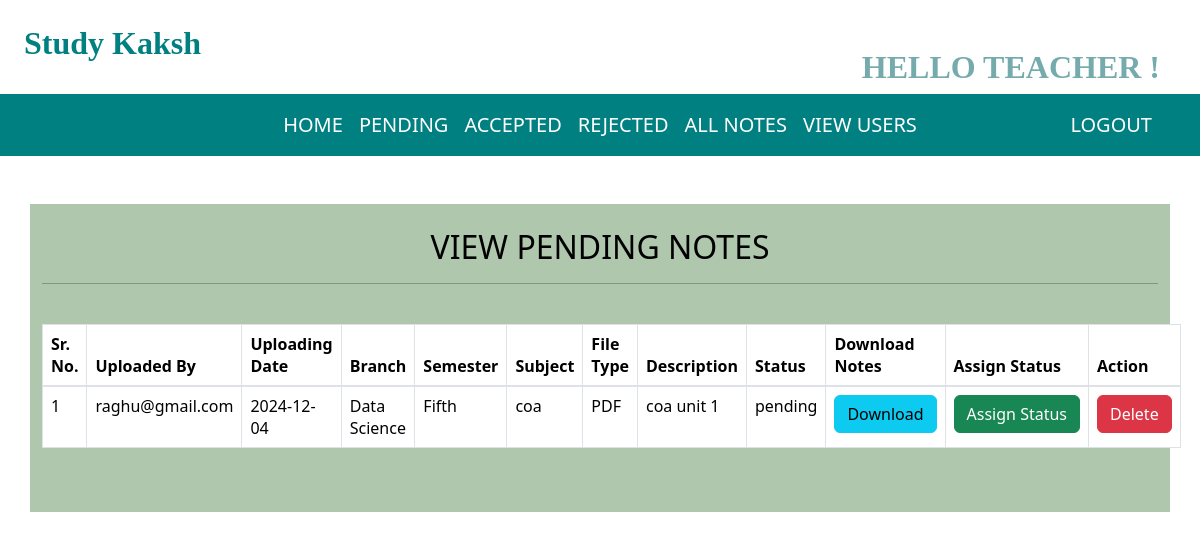
Screenshot of /pending_notes (signed in) with the database file from the repository.
### notes/models.py (models this page shows, shortened)
class Notes(models.Model):
    user = models.ForeignKey(User, on_delete=models.CASCADE)
    uploadingdate = models.CharField(max_length=30)
    branch = models.CharField(max_length=30)
    semester = models.CharField(max_length=30)
    subject = models.CharField(max_length=30)
    notesfile = models.FileField(null=True)
    filetype = models.CharField(max_length=30)
    description = models.CharField(max_length=200, null=True)
    status = models.CharField(max_length=15)

### notes/views.py (the view)
# urls.py: path('pending_notes', pending_notes, name='pending_notes'),
def pending_notes(request):
    if not request.user.is_authenticated:
        return redirect('login_teacher')
    notes = Notes.objects.filter(status="pending")
    d = {'notes': notes}
    return render(request, 'pending_notes.html', d)

### notes/templates/pending_notes.html (shortened to what this page needs)
{% extends 'teacher_nav.html' %}
{% load static %}
{% block body %}
<link href=" https://cdnjs.cloudflare.com/ajax/libs/twitter-bootstrap/5.3.0/css/bootstrap.min.css" rel="stylesheet">
<link href="https://cdn.datatables.net/2.0.2/css/dataTables.bootstrap5.css" rel="stylesheet">
<div class="container-fluid mt-5" style="background-color : AFC8AD ;width: 95%;"><br>
    <H2 class="text-center ">VIEW PENDING NOTES</H2>
    <hr>
    <br>
    <table class="table table-bordered" id="example">
        <thead>
        <tr>
            <th>Sr. No.</th>
            <th>Uploaded By</th>
            <th>Uploading Date</th>
            <th>Branch</th>
            <th>Semester</th>
            <th>Subject</th>
            <th>File Type</th>
            <th>Description</th>
            <th>Status</th>
            <th>Download Notes</th>
            <th>Assign Status</th>
            <th>Action</th>
        </tr>
        </thead>
        <tbody>
        {% for i in notes%}
        <tr>
            <td>{{forloop.counter}}</td>
            <td>{{i.user.username}}</td>
            <td>{{i.uploadingdate}}</td>
            <td>{{i.branch}}</td>
            <td>{{i.semester}}</td>
            <td>{{i.subject}}</td>
            <td>{{i.filetype}}</td>
            <td>{{i.description}}</td>
            <td>{{i.status}}</td>
            <td><a class="btn btn-info" download href="{{i.notesfile.url}}">Download</a></td>
            <td><a class="btn btn-success" href="{% url 'assign_status' i.id %}">Assign&nbsp;Status</a></td>
            <td><a class="btn btn-danger" href="{% url 'delete_notes' i.id %}"
                   onclick="return confirm('Are you sure...?')">Delete</a></td>
        </tr>
        {% endfor %}
        </tbody>
    </table>
    <br><br>
</div>
{% endblock %}

### notes/templates/pending_notes.html (style rules this page uses)
body { background-color: #white; color: black; }
hr { border-color: black; }
.table th, .table td { color: black; }

### rows the page displays
Notes: user.username "raghu@gmail.com", uploadingdate "2024-12-04", branch "Data Science", semester "Fifth", subject "coa", filetype "PDF", description "coa unit 1", status "pending"
